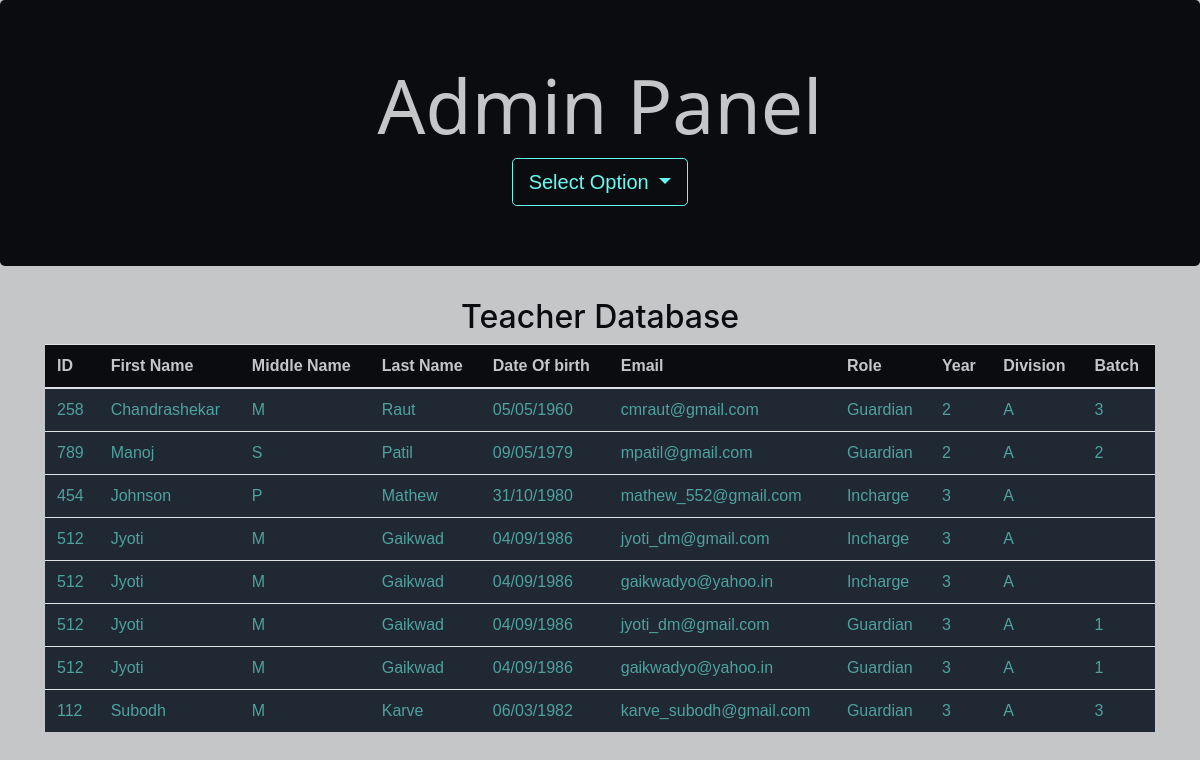
Page /admin_panel.php on the committed database.
### tables this page shows
CREATE TABLE `professor` (
  `professor_id` int(11) NOT NULL,
  `First` varchar(50) NOT NULL,
  `Middle` varchar(50) NOT NULL,
  `Last` varchar(50) NOT NULL,
  `Date_of_Birth` date NOT NULL
);

CREATE TABLE `professor_email` (
  `professor_id` int(11) DEFAULT NULL,
  `Email_id` varchar(100) NOT NULL
);

CREATE TABLE `prof_rol` (
  `professor_id` int(11) NOT NULL,
  `Role` varchar(20) NOT NULL,
  `Year` int(1) NOT NULL,
  `Division` varchar(1) NOT NULL,
  `Batch` varchar(2) DEFAULT NULL
);

### admin_panel.php (the view, shortened to what this page needs)
<!DOCTYPE php>
<php>
    <head>
        <link rel="stylesheet" href="https://maxcdn.bootstrapcdn.com/bootstrap/4.3.1/css/bootstrap.min.css">
    </head>
    <body>
        <?php
            $servername="localhost";
            $conn = mysqli_connect($servername,"root","","computer_dept") ;
        ?>
        <div class="jumbotron text-center">
            <h1 class="admin">Admin Panel</h1>
            <div class="dropdowm">
                <button class="btn btn-lg dropdown-toggle" type="button" data-toggle="dropdown">
                    Select Option <span class="caret"></span>
                </button>
            </div>
        </div>
        <div class="container text-center">
            <h2 id="teacher">Teacher Database</h2>
            <table class="table">
                <thead>
                    <tr>
                        <th>ID</th>
                        <th>First Name</th>
                        <th>Middle Name</th>
                        <th>Last Name</th>
                        <th>Date Of birth</th>
                        <th>Email</th>
                        <th>Role</th>
                        <th>Year</th>
                        <th>Division</th>
                        <th>Batch</th>
                    </tr>
                </thead>
                <tbody>
                    <?php
                    $q1 = "select * from professor natural join professor_email natural join prof_rol";
                    $query1 = mysqli_query($conn, $q1);
                        While($rows=mysqli_fetch_assoc($query1))
                        {
                            $d=$rows["Date_of_Birth"];
                            $dat1=date_create($d);
                            $date1=date_format($dat1,"d/m/Y");
                    ?>
                    <tr class="details">
                        <td><?php echo $rows['professor_id']; ?></td>
                        <td><?php echo $rows['First']; ?></td>
                        <td><?php echo $rows['Middle']; ?></td>
                        <td><?php echo $rows['Last']; ?></td>
                        <td><?php echo $date1 ?></td>
                        <td><?php echo $rows['Email_id']; ?></td>
                        <td><?php echo $rows['Role']; ?></td>
                        <td><?php echo $rows['Year']; ?></td>
                        <td><?php echo $rows['Division']; ?></td>
                        <td><?php echo $rows['Batch']; ?></td>
                    </tr>
                    <?php
                    }
                    ?>
                </tbody>
            </table>
        </div>
    </body>
</php>

### admin_panel.php (style rules this page uses)
body { background-color: #C5C6C7; }
.btn { background-color: #0B0C10; border: 1px solid #66FCF1; color: #66FCF1; font-family: 'Franklin Gothic Medium', 'Arial Narrow', Arial, sans-serif; }
.jumbotron { background-color: #0B0C10; color: #C5C6C7; padding: 60px 25px; }
.jumbotron .admin { font-size: 75px; font-family: 'Segoe UI', Tahoma, Geneva, Verdana, sans-serif; }
#teacher { color: #0B0C10; }
.table { background-color: #1F2833; color: #4FA29E; font-family: 'Franklin Gothic Medium', 'Arial Narrow', Arial, sans-serif; }
thead { background-color: #0B0C10; color: #C5C6C7; }

### rows in the picture
professor: professor_id "258", First "Chandrashekar", Middle "M", Last "Raut", Date_of_Birth "05/05/1960", professor_email.Email_id "cmraut@gmail.com", prof_rol.Role "Guardian", prof_rol.Year "2", prof_rol.Division "A", prof_rol.Batch "3"
professor: professor_id "789", First "Manoj", Middle "S", Last "Patil", Date_of_Birth "09/05/1979", professor_email.Email_id "mpatil@gmail.com", prof_rol.Role "Guardian", prof_rol.Year "2", prof_rol.Division "A", prof_rol.Batch "2"
professor: professor_id "454", First "Johnson", Middle "P", Last "Mathew", Date_of_Birth "31/10/1980", professor_email.Email_id "mathew_552@gmail.com", prof_rol.Role "Incharge", prof_rol.Year "3", prof_rol.Division "A"
professor: professor_id "512", First "Jyoti", Middle "M", Last "Gaikwad", Date_of_Birth "04/09/1986", professor_email.Email_id "jyoti_dm@gmail.com", prof_rol.Role "Incharge", prof_rol.Year "3", prof_rol.Division "A", professor_email.Email_id "gaikwadyo@yahoo.in", prof_rol.Role "Guardian", prof_rol.Batch "1"
professor: professor_id "112", First "Subodh", Middle "M", Last "Karve", Date_of_Birth "06/03/1982", professor_email.Email_id "karve_subodh@gmail.com", prof_rol.Role "Guardian", prof_rol.Year "3", prof_rol.Division "A", prof_rol.Batch "3"
